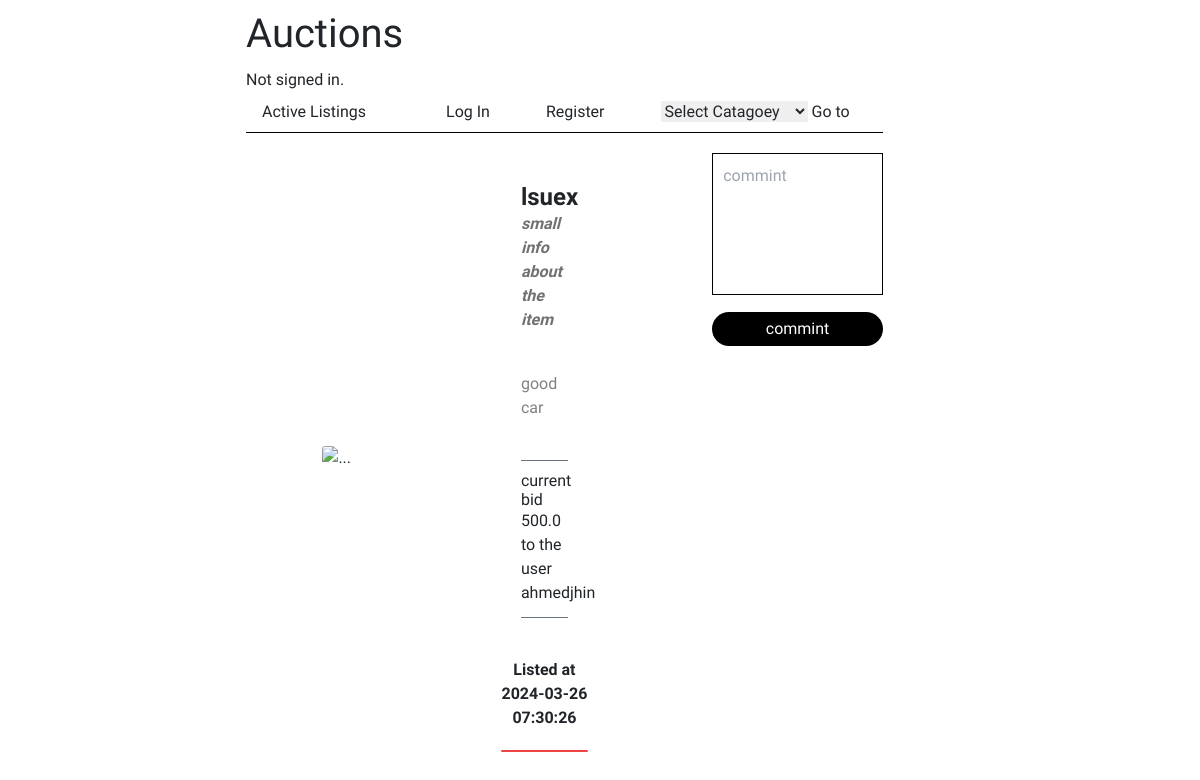
Page /item/15 on the committed database.
### auctions/models.py (models this page shows, shortened)
class Listings(models.Model):
    list_title = models.CharField(max_length=30)
    list_description = models.CharField(max_length=300)
    list_starting_bid = models.FloatField()
    list_image = models.CharField(max_length=1000)
    list_catagpry = models.ForeignKey(Category , on_delete=models.CASCADE)
    list_active = models.BooleanField(True)
    list_owner = models.ForeignKey(User , on_delete=models.CASCADE,default=1)
    list_watch_list = models.ManyToManyField(User , related_name='watchlist_listings')
    date_time = models.DateTimeField(auto_now_add = True)
    list_last_upDate = models.DateField(auto_now= True)

class Bid(models.Model):
    user_name = models.ForeignKey(User, on_delete=models.CASCADE,default=None)
    bidamount = models.FloatField()
    onList = models.ForeignKey('Listings', on_delete=models.CASCADE,default=None)

class User(AbstractUser):
    pass

### auctions/views.py (the view)
# urls.py: path('item/<int:pk>', views.view_item, name='viewitem'),
def view_item(request,pk):
    error = request.GET.get('error')
    current_list = Listings.objects.get(pk=pk)
    bidOnThisList = Bid.objects.filter(onList=current_list)
    maxe = bidOnThisList.aggregate(b=Max('bidamount'))['b']
    try:
        returnuser = Bid.objects.get(bidamount=maxe)
    except ObjectDoesNotExist:
        returnuser = None
        return render(request, "auctions/view_item.html", {"current_list": current_list, 'maxe': maxe, 'error': error})
    else:
        return render(request, "auctions/view_item.html", {"current_list": current_list, 'maxe': maxe, 'returnuser': returnuser, 'error': error})

### auctions/context_processors.py (called while the page is built)
def add_variable_to_context(request):
    all_catagores = Category.objects.all()
    return {
        'testme': 'Hello world!','all_catagores':all_catagores
    }

### auctions/models.py (called while the page is built)
    def __str__(self):
        return self.catogory_name

### auctions/templates/auctions/view_item.html (shortened to what this page needs)
{% extends "auctions/layout.html" %}
{% block body %}
<div class="flex">
    <div class="w-[100%]">
        <div class="flex gap-[40px]  items-center justify-center">
            <div class="relative  w-[30%]">
                <img src="{{current_list.list_image}}" class="card-img-top w-[100%] " alt="...">
            </div>
            <div class=" w-[25%] p-[10px] ">
                <div class="card-body">
                    <div class="mb-[40px]">
                        <h1 class="text-[24px] font-[700]">{{current_list.list_title}}</h1>
                        <p class="m-[0px] italic font-[700] text-[#717171]">small info about the item</p>
                    </div>
                    <div class="mb-[40px]">
                        <p class="card-text text-[gray]">{{current_list.list_description}}</p>
                    </div>
                    <div class="card-bid">
                        <div class="bg-gray-500 mb-[10px] h-[1px] w-[100%]"></div>
                        <div class="">
                            <h3>current bid</h3>
                            <p class="card-title">{{maxe}} to the  user {{returnuser.user_name}}
                            </p>
                        </div>
                        <div class="bg-gray-500 mb-[20px] h-[1px] w-[100%]"></div>
                    </div>
                </div>
                <div class=" text-center">
                    <small class=" font-[700] text-[16px]"> Listed at {{ current_list.date_time|date:"Y-m-d H:i:s"}}</small>
                </div>
                <div class="h-[2px] bg-red-500 rounded mt-[20px]"></div>
            </div>
        </div>
    </div>
    <div class="flex justify-center">
        <div class="flex flex-col flex-wrap  gap-[220px] w-[33%] ">
        </div>
        <div class="  block">
            <form action="{% url 'commint' %}" method="POST">
                <textarea class=" mb-[10px] w-[100%] h-[30%] font-[500] box-border p-[10px] resize-none border-[1px] border-[#000]" name="commint" id="commint" cols="30" rows="5" placeholder="commint"></textarea>
                <button class=" p-[5px] block rounded-[18px] bg-black text-center w-[100%] text-[white]">commint</button>
            </form>
        </div>
    </div>
    </div>
    {% endblock%}

### auctions/static/auctions/styles.css (style rules this page uses)
body { font-family: 'Comic Neue' !important; padding: 10px; }

### rows in the picture
Listings: list_title "lsuex", list_description "good car", date_time "2024-03-26 07:30:26"
Bid: user_name "ahmedjhin"

### other values in the picture
{{ maxe }} "500.0"
